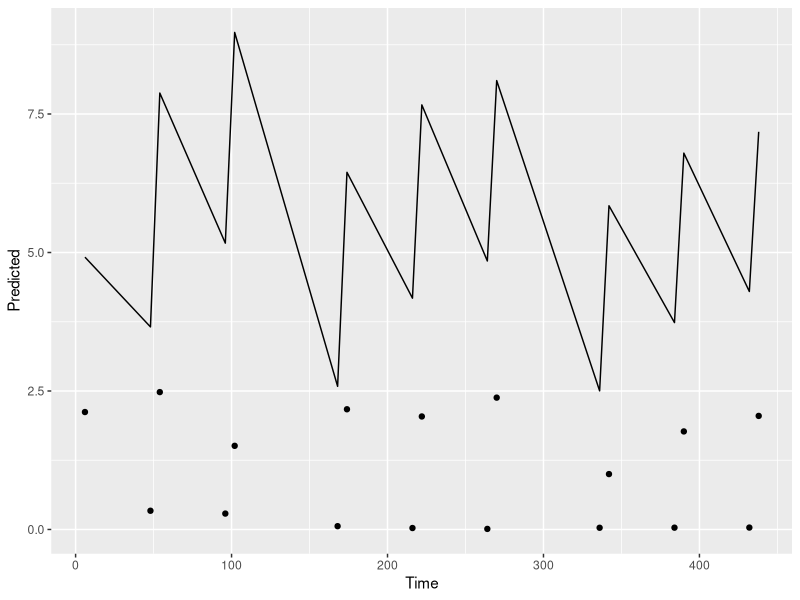
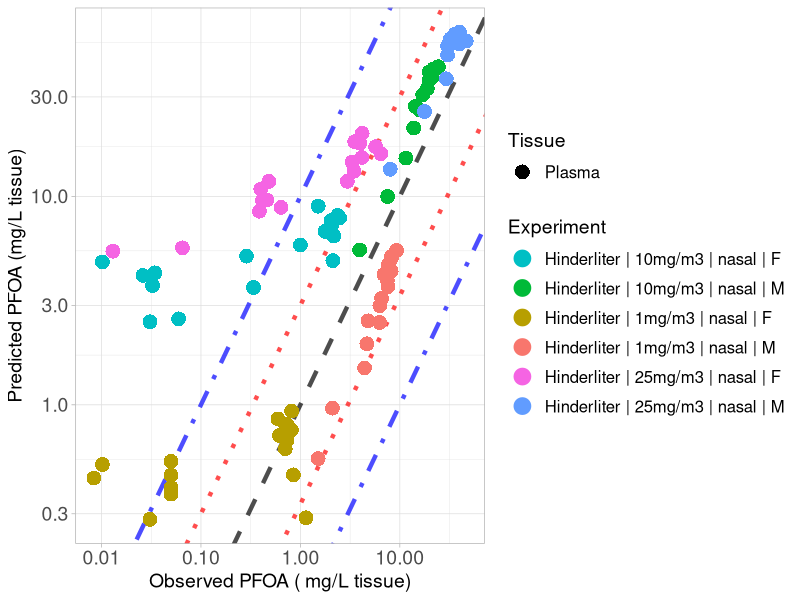

Generate these figures, in order, with R:
library(ggplot2)

#setwd("C:/Users/ptsir/Documents/GitHub/PFAS_PBK_models/PFOA inhalation Rat/Validation/Validation_results")
setwd('/Users/ptsir/Documents/GitHub/PFAS_PBK_models/PFOA inhalation Rat/Scenarios/Final_Inhalation_model/Validation/Validation_results')

# Load Results 

# 
Hinderliter_2006_results <- read.csv("Hinderliter_2006_results.csv", header = T)
Hinderliter_nasal_M_1 <- Hinderliter_2006_results[Hinderliter_2006_results$Dose == 1 & Hinderliter_2006_results$Type == "nasal" &
                               Hinderliter_2006_results$sex == "M", ]
Hinderliter_nasal_M_1$Experiment <- "Hinderliter | 1mg/m3 | nasal | M"

Hinderliter_nasal_F_1 <- Hinderliter_2006_results[Hinderliter_2006_results$Dose == 1 & Hinderliter_2006_results$Type == "nasal" &
                                                    Hinderliter_2006_results$sex == "F", ]
Hinderliter_nasal_F_1$Experiment <- "Hinderliter | 1mg/m3 | nasal | F"

Hinderliter_nasal_M_10 <- Hinderliter_2006_results[Hinderliter_2006_results$Dose == 10 & Hinderliter_2006_results$Type == "nasal" &
                                                    Hinderliter_2006_results$sex == "M", ]
Hinderliter_nasal_M_10$Experiment <- "Hinderliter | 10mg/m3 | nasal | M"

Hinderliter_nasal_F_10 <- Hinderliter_2006_results[Hinderliter_2006_results$Dose == 10 & Hinderliter_2006_results$Type == "nasal" &
                                                    Hinderliter_2006_results$sex == "F", ]
Hinderliter_nasal_F_10$Experiment <- "Hinderliter | 10mg/m3 | nasal | F"

Hinderliter_nasal_M_25 <- Hinderliter_2006_results[Hinderliter_2006_results$Dose == 25 & Hinderliter_2006_results$Type == "nasal" &
                                                     Hinderliter_2006_results$sex == "M", ]
Hinderliter_nasal_M_25$Experiment <- "Hinderliter | 25mg/m3 | nasal | M"

Hinderliter_nasal_F_25 <- Hinderliter_2006_results[Hinderliter_2006_results$Dose == 25 & Hinderliter_2006_results$Type == "nasal" &
                                                     Hinderliter_2006_results$sex == "F", ]
Hinderliter_nasal_F_25$Experiment <- "Hinderliter | 25mg/m3 | nasal | F"

Experiment <- scales::hue_pal()(6)

names(Experiment) <- unique(c( Hinderliter_nasal_M_1$Experiment, Hinderliter_nasal_F_1$Experiment,
                               Hinderliter_nasal_M_10$Experiment,Hinderliter_nasal_F_10$Experiment,
                               Hinderliter_nasal_M_25$Experiment, Hinderliter_nasal_F_25$Experiment))


ggplot(data = Hinderliter_2006_results[Hinderliter_2006_results$Dose == 10 & Hinderliter_2006_results$sex == "F",])+
  geom_line(aes(x =Time, y= Predicted ))+
  geom_point(aes(x =Time, y= Observed ))


scatter_plot <- ggplot()+
  geom_abline(intercept = log10(1), slope = 1, linetype = "dashed", color = "black", linewidth = 1.5, alpha = 0.7) +  # Identity line in log10 scale
  geom_abline(intercept = log10(3), slope = 1, linetype = "dotted", color = "red", linewidth = 1.5, alpha = 0.7) +  # +3-fold error line
  geom_abline(intercept = log10(1/3), slope = 1, linetype = "dotted", color = "red", linewidth = 1.5, alpha = 0.7) +  # -3-fold error line
  geom_abline(intercept = log10(10), slope = 1, linetype = "dotdash", color = "blue", linewidth = 1.5, alpha = 0.7) +  # +10-fold error line
  geom_abline(intercept = log10(1/10), slope = 1, linetype = "dotdash", color = "blue", linewidth = 1.5, alpha = 0.7) +  # -10-fold error line
  geom_point(data = Hinderliter_nasal_M_1, aes(x=Observed, y=Predicted, color = Experiment, shape = Tissue), size=4, stroke = 1.5)+
  geom_point(data = Hinderliter_nasal_F_1, aes(x=Observed, y=Predicted, color = Experiment, shape = Tissue), size=4, stroke = 1.5)+
  geom_point(data = Hinderliter_nasal_M_10, aes(x=Observed, y=Predicted, color = Experiment, shape = Tissue), size=4, stroke = 1.5)+
  geom_point(data = Hinderliter_nasal_F_10, aes(x=Observed, y=Predicted, color = Experiment, shape = Tissue), size=4, stroke = 1.5)+
  geom_point(data = Hinderliter_nasal_M_25, aes(x=Observed, y=Predicted, color = Experiment, shape = Tissue), size=4, stroke = 1.5)+
  geom_point(data = Hinderliter_nasal_F_25, aes(x=Observed, y=Predicted, color = Experiment, shape = Tissue), size=4, stroke = 1.5)+
  scale_y_log10()+
  scale_x_log10()+
  scale_color_manual(values = Experiment)+
  theme(legend.spacing.y = unit(1, 'cm')) +
  guides(fill = guide_legend(byrow = TRUE))+
  theme_light()+
  labs(y = "Predicted PFOA (mg/L tissue)",
       x = "Observed PFOA ( mg/L tissue)")+
  theme(plot.title = element_text(hjust = 0.5),
        legend.key.size = unit(0.75, 'cm'),  
        legend.title = element_text(size=14),
        legend.text = element_text(size=12,  hjust = 0),
        axis.text = element_text(size = 14),
        axis.title = element_text(size = 14),
        )

#print(scatter_plot)

ggsave("validation_plot_PFOA_serum.png", scatter_plot, width = 11, height = 7, units = "in", dpi = 300)


